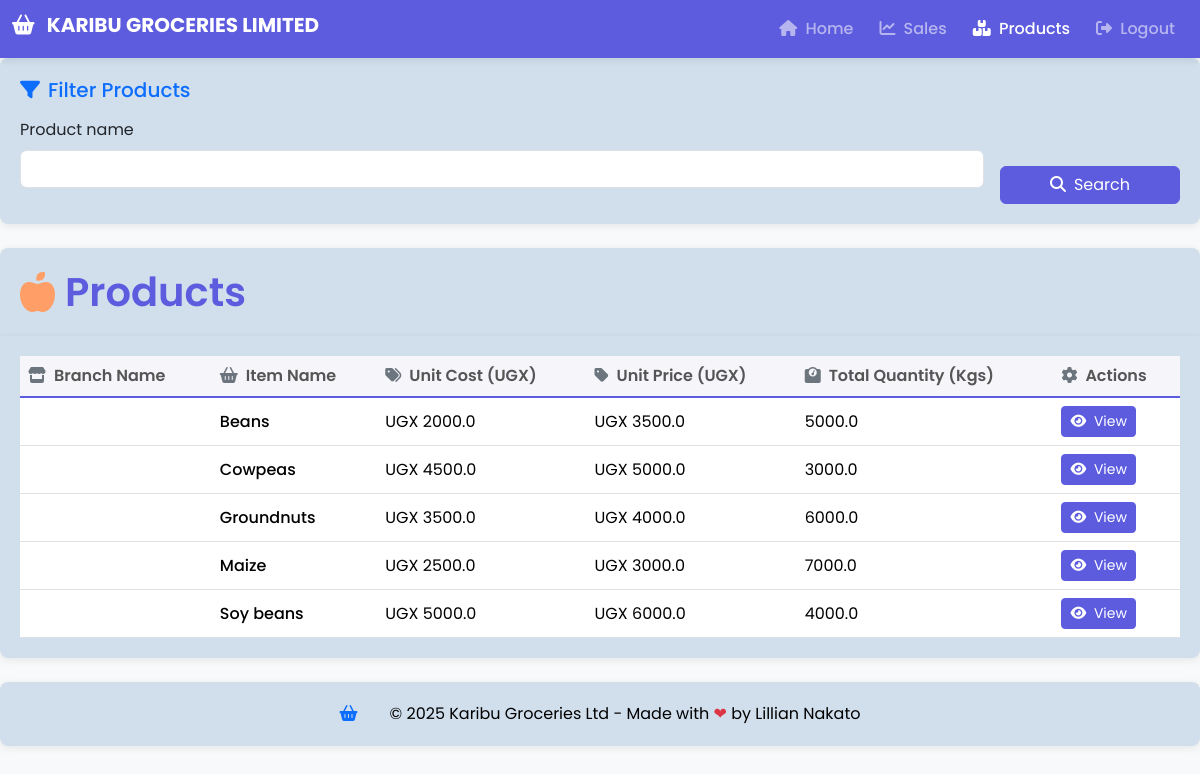
The app's page /products/ (signed in), older data.
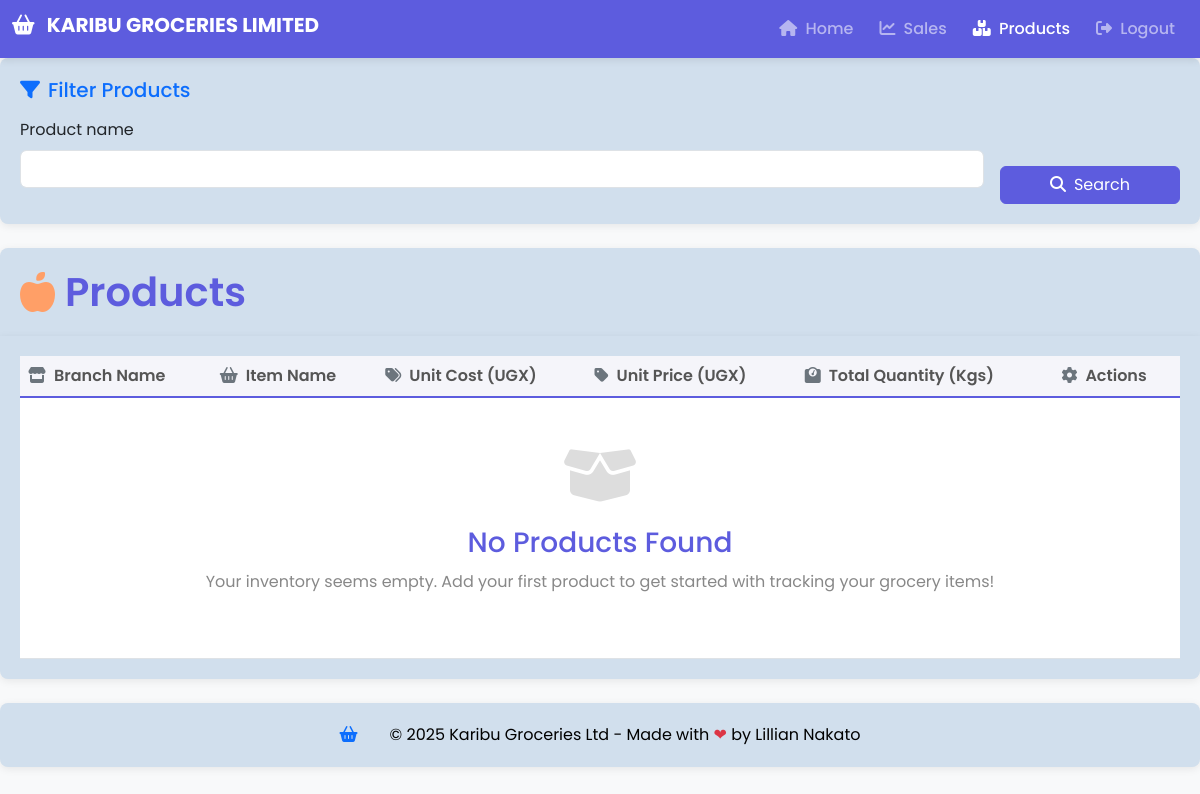
The same page, newer data.
### kgl_app/models.py (models this page shows, shortened)
class Product(models.Model):
    product_name = models.CharField(max_length=50, blank=False, null=False)
    branch = models.ForeignKey(Branch, on_delete=models.CASCADE, blank=False, null=False,default='')
    product_type = models.CharField(max_length=50, blank=True)
    time_of_produce = models.CharField(max_length=50, blank=True)
    stock_contact = models.CharField(max_length=50, blank=True)
    source = models.CharField(max_length=50)
    cost = models.FloatField(default=2)
    unit_cost = models.FloatField(default=2)
    unit_price = models.FloatField(default=2)
    total_quantity = models.FloatField(default=2)
    received_quantity = models.FloatField(default=2)
    issued_quantity = models.FloatField(default=2)
    date = models.DateField(auto_now_add=True)

### kgl_app/views.py (the view)
# urls.py: path('products/', views.products, name='products'),
@login_required
def products(request):
    if request.user.is_owner:
        products = Product.objects.all().order_by('id')
    else:
        products = Product.objects.filter(branch=request.user.branch).order_by('id')
    product_filters = ProductFilter(request.GET, queryset=products)
    products = product_filters.qs
    return render(request, "kgl_app/products.html", {'products': products, 'product_filters': product_filters})

### kgl_app/templates/kgl_app/products.html (shortened to what this page needs)
{% extends 'kgl_app/base.html' %}
{% load static %}
{% load crispy_forms_tags %}
{% block content %}
<link rel="stylesheet" href="{% static 'css/products.css' %}">
<div class="filter-container mb-4">
    <h5 class="mb-3 text-primary"><i class="fas fa-filter me-2"></i>Filter Products</h5>
    <form method="GET" class="row g-3 align-items-end">
        <div class="col-md-10">
            {{ product_filters.form|crispy }}
        </div>
        <div class="col-md-2 d-grid">
            <button type="submit" class="btn btn-primary">
                <i class="fas fa-search me-2"></i>Search
            </button>
        </div>
    </form>
</div>
<section class="table_header">
    <h1><i class="fas fa-apple-alt"></i> Products</h1>
</section>
<section class="table_body mb-4">
    <div class="table-responsive">
        <table class="table align-middle">
            <thead>
                <tr>
                    <th><i class="fas fa-store me-2 text-secondary"></i>Branch Name</th>
                    <th><i class="fas fa-shopping-basket me-2 text-secondary"></i>Item Name</th>
                    <th><i class="fas fa-tags me-2 text-secondary"></i>Unit Cost (UGX)</th>
                    <th><i class="fas fa-tag me-2 text-secondary"></i>Unit Price (UGX)</th>
                    <th><i class="fas fa-weight me-2 text-secondary"></i>Total Quantity (Kgs)</th>
                    <th><i class="fas fa-cog me-2 text-secondary"></i>Actions</th>
                </tr>
            </thead>
            <tbody>
                {% for product in products %}
                <tr>
                    <td>{{ product.branch_name }}</td>
                    <td class="fw-medium">{{ product.product_name }}</td>
                    <td>UGX {{ product.unit_cost }}</td>
                    <td>UGX {{ product.unit_price }}</td>
                    <td>{{ product.total_quantity }}</td>
                    <td>
                        <a href="{% url 'productdetail' product.id %}" class="btn btn-primary btn-sm">
                            <i class="fas fa-eye me-1"></i> View
                        </a>
                    </td>
                </tr>
                {% empty %}
                <tr>
                    <td colspan="6">
                        <div class="empty-products">
                            <i class="fas fa-box-open"></i>
                            <div class="message">
                                <h3>No Products Found</h3>
                                <p>Your inventory seems empty. Add your first product to get started with
                                    tracking your grocery items!</p>
                            </div>
                        </div>
                    </td>
                </tr>
                {% endfor %}
            </tbody>
        </table>
    </div>
</section>
{% endblock %}

Row changes from the older to the newer data that the page shows:
no longer on this page (row edited): Product: product_name "Beans", unit_cost "2000.0", unit_price "3500.0", total_quantity "5000.0"
no longer on this page (row edited): Product: product_name "Cowpeas", unit_cost "4500.0", unit_price "5000.0", total_quantity "3000.0"
no longer on this page (row edited): Product: product_name "Groundnuts", unit_cost "3500.0", unit_price "4000.0", total_quantity "6000.0"
no longer on this page (row edited): Product: product_name "Maize", unit_cost "2500.0", unit_price "3000.0", total_quantity "7000.0"
no longer on this page (row edited): Product: product_name "Soy beans", unit_cost "5000.0", unit_price "6000.0", total_quantity "4000.0"
Text that changed along with them:
text now shown: "No Products Found Your inventory seems empty. Add your first product to get started with tracking your grocery items!"
